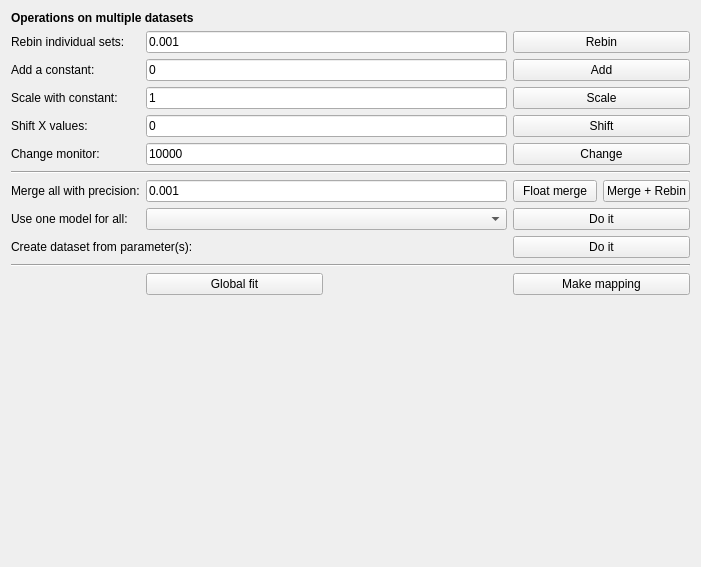
<?xml version="1.0" encoding="UTF-8"?>
<ui version="4.0">
 <class>Form</class>
 <widget class="QWidget" name="Form">
  <property name="geometry">
   <rect>
    <x>0</x>
    <y>0</y>
    <width>701</width>
    <height>567</height>
   </rect>
  </property>
  <property name="windowTitle">
   <string>Form</string>
  </property>
  <layout class="QVBoxLayout" name="verticalLayout">
   <item>
    <layout class="QGridLayout" name="gridLayout">
     <item row="3" column="1" colspan="2">
      <widget class="QLineEdit" name="scaleConstEdit">
       <property name="text">
        <string>1</string>
       </property>
      </widget>
     </item>
     <item row="6" column="0" colspan="4">
      <widget class="Line" name="line">
       <property name="orientation">
        <enum>Qt::Horizontal</enum>
       </property>
      </widget>
     </item>
     <item row="11" column="0" colspan="4">
      <widget class="Line" name="line_2">
       <property name="orientation">
        <enum>Qt::Horizontal</enum>
       </property>
      </widget>
     </item>
     <item row="4" column="3">
      <widget class="QPushButton" name="shiftBtn">
       <property name="text">
        <string>Shift</string>
       </property>
      </widget>
     </item>
     <item row="9" column="1" colspan="2">
      <widget class="QComboBox" name="onemodelBox"/>
     </item>
     <item row="2" column="1" colspan="2">
      <widget class="QLineEdit" name="addConstEdit">
       <property name="text">
        <string>0</string>
       </property>
      </widget>
     </item>
     <item row="13" column="3">
      <widget class="QPushButton" name="mappingBtn">
       <property name="text">
        <string>Make mapping</string>
       </property>
       <property name="icon">
        <iconset resource="../../resource/gui.qrc">
         <normaloff>:/map.png</normaloff>:/map.png</iconset>
       </property>
      </widget>
     </item>
     <item row="0" column="0" colspan="3">
      <widget class="QLabel" name="label_10">
       <property name="font">
        <font>
         <weight>75</weight>
         <bold>true</bold>
        </font>
       </property>
       <property name="text">
        <string>Operations on multiple datasets</string>
       </property>
      </widget>
     </item>
     <item row="13" column="1">
      <widget class="QPushButton" name="globalfitBtn">
       <property name="text">
        <string>Global fit</string>
       </property>
      </widget>
     </item>
     <item row="5" column="1" colspan="2">
      <widget class="QLineEdit" name="monscaleEdit">
       <property name="text">
        <string>10000</string>
       </property>
      </widget>
     </item>
     <item row="1" column="3">
      <widget class="QPushButton" name="rebinBtn">
       <property name="text">
        <string>Rebin</string>
       </property>
      </widget>
     </item>
     <item row="2" column="0">
      <widget class="QLabel" name="label">
       <property name="sizePolicy">
        <sizepolicy hsizetype="Fixed" vsizetype="Preferred">
         <horstretch>0</horstretch>
         <verstretch>0</verstretch>
        </sizepolicy>
       </property>
       <property name="text">
        <string>Add a constant:</string>
       </property>
      </widget>
     </item>
     <item row="3" column="3">
      <widget class="QPushButton" name="mulBtn">
       <property name="text">
        <string>Scale</string>
       </property>
      </widget>
     </item>
     <item row="4" column="1" colspan="2">
      <widget class="QLineEdit" name="shiftConstEdit">
       <property name="text">
        <string>0</string>
       </property>
      </widget>
     </item>
     <item row="2" column="3">
      <widget class="QPushButton" name="addBtn">
       <property name="text">
        <string>Add</string>
       </property>
      </widget>
     </item>
     <item row="3" column="0">
      <widget class="QLabel" name="label_7">
       <property name="sizePolicy">
        <sizepolicy hsizetype="Fixed" vsizetype="Preferred">
         <horstretch>0</horstretch>
         <verstretch>0</verstretch>
        </sizepolicy>
       </property>
       <property name="text">
        <string>Scale with constant:</string>
       </property>
      </widget>
     </item>
     <item row="9" column="0">
      <widget class="QLabel" name="label_8">
       <property name="text">
        <string>Use one model for all:</string>
       </property>
      </widget>
     </item>
     <item row="4" column="0">
      <widget class="QLabel" name="label_3">
       <property name="sizePolicy">
        <sizepolicy hsizetype="Fixed" vsizetype="Preferred">
         <horstretch>0</horstretch>
         <verstretch>0</verstretch>
        </sizepolicy>
       </property>
       <property name="text">
        <string>Shift X values:</string>
       </property>
      </widget>
     </item>
     <item row="5" column="0">
      <widget class="QLabel" name="label_6">
       <property name="sizePolicy">
        <sizepolicy hsizetype="Fixed" vsizetype="Preferred">
         <horstretch>0</horstretch>
         <verstretch>0</verstretch>
        </sizepolicy>
       </property>
       <property name="text">
        <string>Change monitor:</string>
       </property>
      </widget>
     </item>
     <item row="5" column="3">
      <widget class="QPushButton" name="monscaleBtn">
       <property name="text">
        <string>Change</string>
       </property>
      </widget>
     </item>
     <item row="9" column="3">
      <widget class="QPushButton" name="onemodelBtn">
       <property name="text">
        <string>Do it</string>
       </property>
      </widget>
     </item>
     <item row="1" column="0">
      <widget class="QLabel" name="label_2">
       <property name="sizePolicy">
        <sizepolicy hsizetype="Fixed" vsizetype="Preferred">
         <horstretch>0</horstretch>
         <verstretch>0</verstretch>
        </sizepolicy>
       </property>
       <property name="text">
        <string>Rebin individual sets:</string>
       </property>
      </widget>
     </item>
     <item row="10" column="3">
      <widget class="QPushButton" name="paramsetBtn">
       <property name="text">
        <string>Do it</string>
       </property>
      </widget>
     </item>
     <item row="10" column="0" colspan="2">
      <widget class="QLabel" name="label_4">
       <property name="text">
        <string>Create dataset from parameter(s):</string>
       </property>
      </widget>
     </item>
     <item row="1" column="1" colspan="2">
      <widget class="QLineEdit" name="precisionEdit">
       <property name="text">
        <string>0.001</string>
       </property>
      </widget>
     </item>
     <item row="8" column="1" colspan="2">
      <widget class="QLineEdit" name="mergeEdit">
       <property name="text">
        <string>0.001</string>
       </property>
      </widget>
     </item>
     <item row="8" column="3">
      <layout class="QHBoxLayout" name="horizontalLayout">
       <item>
        <widget class="QPushButton" name="floatMergeBtn">
         <property name="text">
          <string>Float merge</string>
         </property>
        </widget>
       </item>
       <item>
        <widget class="QPushButton" name="mergeBtn">
         <property name="text">
          <string>Merge + Rebin</string>
         </property>
        </widget>
       </item>
      </layout>
     </item>
     <item row="8" column="0">
      <widget class="QLabel" name="label_5">
       <property name="text">
        <string>Merge all with precision:</string>
       </property>
      </widget>
     </item>
    </layout>
   </item>
   <item>
    <spacer name="verticalSpacer">
     <property name="orientation">
      <enum>Qt::Vertical</enum>
     </property>
     <property name="sizeHint" stdset="0">
      <size>
       <width>20</width>
       <height>40</height>
      </size>
     </property>
    </spacer>
   </item>
  </layout>
 </widget>
 <tabstops>
  <tabstop>precisionEdit</tabstop>
  <tabstop>rebinBtn</tabstop>
  <tabstop>addConstEdit</tabstop>
  <tabstop>addBtn</tabstop>
  <tabstop>scaleConstEdit</tabstop>
  <tabstop>mulBtn</tabstop>
  <tabstop>shiftConstEdit</tabstop>
  <tabstop>shiftBtn</tabstop>
  <tabstop>monscaleEdit</tabstop>
  <tabstop>monscaleBtn</tabstop>
  <tabstop>mergeEdit</tabstop>
  <tabstop>onemodelBox</tabstop>
  <tabstop>onemodelBtn</tabstop>
  <tabstop>paramsetBtn</tabstop>
  <tabstop>globalfitBtn</tabstop>
  <tabstop>mappingBtn</tabstop>
 </tabstops>
 <resources>
  <include location="../../resource/gui.qrc"/>
 </resources>
 <connections/>
</ui>
